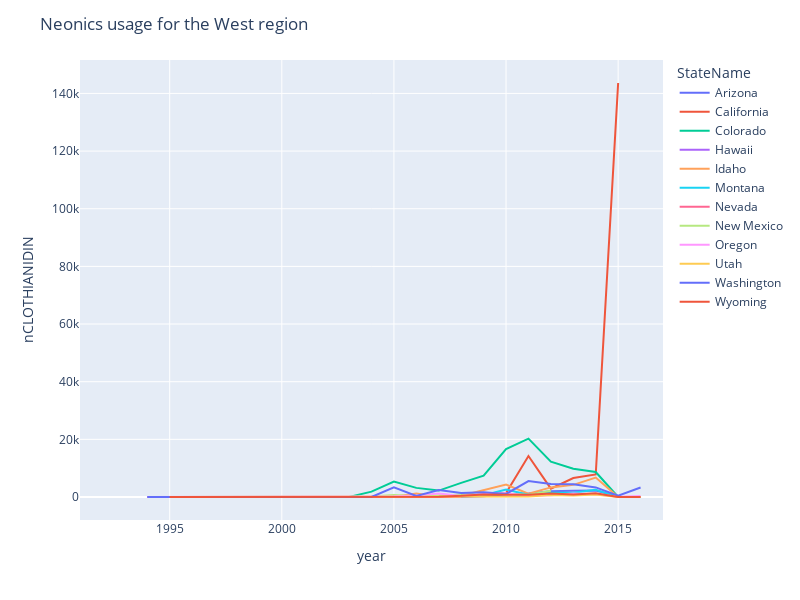

Here is the notebook cell this chart was saved with:
### Code cell
region = 'West' # 'South', 'West', 'Midwest', 'Northeast'
neo = 'nCLOTHIANIDIN' # nCLOTHIANIDIN	nIMIDACLOPRID	nTHIAMETHOXAM	nACETAMIPRID	nTHIACLOPRID	nAllNeonic

df_rg = df.query(f"Region == '{region}'")
fig = px.line(df_rg, x='year', y=f'{neo}', color='StateName')
fig.update_layout(
    showlegend=True, 
    title_text=f"Neonics usage for the {region} region",     
    autosize=False,
    width=800,
    height=600,)
fig.show()

### Figure 1 — Plotly figure (JSON) as saved in the notebook; plotly's stock layout.template omitted (floating-point values rounded to 4 significant figures)
{"data": [{"hovertemplate": "StateName=Arizona<br>year=%{x}<br>nCLOTHIANIDIN=%{y}<extra></extra>", "legendgroup": "Arizona", "line": {"color": "#636efa", "dash": "solid"}, "marker": {"symbol": "circle"}, "mode": "lines", "name": "Arizona", "orientation": "v", "showlegend": true, "type": "scatter", "x": [1991, 1992, 1993, 1994, 1995, 1996, 1997, 1998, 1999, 2000, 2001, 2002, 2003, 2004, 2005, 2006, 2007, 2008, 2009, 2010, 2011, 2012, 2013, 2014, 2015, 2016, 2017], "xaxis": "x", "y": [null, null, null, 0, 0, 0, 0, 0, 0, 0, 0, 0, 0, 96.7, 0, 48.7, 48.7, 0, 266, 921.7, 1188.0, 2036.0, 2140.0, 2262.0, 223.1, null, null], "yaxis": "y"}, {"hovertemplate": "StateName=California<br>year=%{x}<br>nCLOTHIANIDIN=%{y}<extra></extra>", "legendgroup": "California", "line": {"color": "#EF553B", "dash": "solid"}, "marker": {"symbol": "circle"}, "mode": "lines", "name": "California", "orientation": "v", "showlegend": true, "type": "scatter", "x": [1991, 1992, 1993, 1994, 1995, 1996, 1997, 1998, 1999, 2000, 2001, 2002, 2003, 2004, 2005, 2006, 2007, 2008, 2009, 2010, 2011, 2012, 2013, 2014, 2015, 2016, 2017], "xaxis": "x", "y": [null, null, null, 0, 0, 0, 0, 0, 0, 0, 0, 0, 0, 0, 0, 0, 1.3, 608, 796.9, 1411.0, 14230.0, 2898.0, 6569.0, 7845.0, 143600.0, null, null], "yaxis": "y"}, {"hovertemplate": "StateName=Colorado<br>year=%{x}<br>nCLOTHIANIDIN=%{y}<extra></extra>", "legendgroup": "Colorado", "line": {"color": "#00cc96", "dash": "solid"}, "marker": {"symbol": "circle"}, "mode": "lines", "name": "Colorado", "orientation": "v", "showlegend": true, "type": "scatter", "x": [1991, 1992, 1993, 1994, 1995, 1996, 1997, 1998, 1999, 2000, 2001, 2002, 2003, 2004, 2005, 2006, 2007, 2008, 2009, 2010, 2011, 2012, 2013, 2014, 2015, 2016, 2017], "xaxis": "x", "y": [null, null, null, null, 0, 0, 0, 0, 0, 0, 0, 0, 0, 1862.0, 5370.0, 3166.0, 2223.0, 4894.0, 7375.0, 16620.0, 20230.0, 12280.0, 9792.0, 8658.0, 0, null, null], "yaxis": "y"}, {"hovertemplate": "StateName=Hawaii<br>year=%{x}<br>nCLOTHIANIDIN=%{y}<extra></extra>", "legendgroup": "Hawaii", "line": {"color": "#ab63fa", "dash": "solid"}, "marker": {"symbol": "circle"}, "mode": "lines", "name": "Hawaii", "orientation": "v", "showlegend": true, "type": "scatter", "x": [1991, 1992, 1993, 1994, 1995, 1996, 1997, 1998, 1999, 2000, 2001, 2002, 2003, 2004, 2005, 2006, 2007, 2008, 2009, 2010, 2011, 2012, 2013, 2014, 2015, 2016, 2017], "xaxis": "x", "y": [null, null, null, null, null, null, null, null, null, null, null, null, null, null, null, null, null, null, null, null, null, null, null, null, null, null, null], "yaxis": "y"}, {"hovertemplate": "StateName=Idaho<br>year=%{x}<br>nCLOTHIANIDIN=%{y}<extra></extra>", "legendgroup": "Idaho", "line": {"color": "#FFA15A", "dash": "solid"}, "marker": {"symbol": "circle"}, "mode": "lines", "name": "Idaho", "orientation": "v", "showlegend": true, "type": "scatter", "x": [1991, 1992, 1993, 1994, 1995, 1996, 1997, 1998, 1999, 2000, 2001, 2002, 2003, 2004, 2005, 2006, 2007, 2008, 2009, 2010, 2011, 2012, 2013, 2014, 2015, 2016, 2017], "xaxis": "x", "y": [null, null, null, 0, 0, 0, 0, 0, 0, 0, 0, 0, 0, 0.3, 99.1, 1187.0, 60.6, 470.2, 2353.0, 4288.0, 1158.0, 3326.0, 4217.0, 6741.0, 0.3, 1.1, null], "yaxis": "y"}, {"hovertemplate": "StateName=Montana<br>year=%{x}<br>nCLOTHIANIDIN=%{y}<extra></extra>", "legendgroup": "Montana", "line": {"color": "#19d3f3", "dash": "solid"}, "marker": {"symbol": "circle"}, "mode": "lines", "name": "Montana", "orientation": "v", "showlegend": true, "type": "scatter", "x": [1991, 1992, 1993, 1994, 1995, 1996, 1997, 1998, 1999, 2000, 2001, 2002, 2003, 2004, 2005, 2006, 2007, 2008, 2009, 2010, 2011, 2012, 2013, 2014, 2015, 2016, 2017], "xaxis": "x", "y": [null, null, null, null, 0, 0, 0, 0, 0, 0, 0, 0, 0, 110, 87.4, 17.5, 96.1, 443.8, 621.9, 2596.0, 801.9, 1461.0, 1439.0, 2530.0, 0, 0, null], "yaxis": "y"}, {"hovertemplate": "StateName=Nevada<br>year=%{x}<br>nCLOTHIANIDIN=%{y}<extra></extra>", "legendgroup": "Nevada", "line": {"color": "#FF6692", "dash": "solid"}, "marker": {"symbol": "circle"}, "mode": "lines", "name": "Nevada", "orientation": "v", "showlegend": true, "type": "scatter", "x": [1991, 1992, 1993, 1994, 1995, 1996, 1997, 1998, 1999, 2000, 2001, 2002, 2003, 2004, 2005, 2006, 2007, 2008], "xaxis": "x", "y": [null, null, null, 0, 0, 0, 0, 0, 0, 0, 0, 0, 0, 7.4, 1.1, 20.5, 1.1, 5.3], "yaxis": "y"}, {"hovertemplate": "StateName=New Mexico<br>year=%{x}<br>nCLOTHIANIDIN=%{y}<extra></extra>", "legendgroup": "New Mexico", "line": {"color": "#B6E880", "dash": "solid"}, "marker": {"symbol": "circle"}, "mode": "lines", "name": "New Mexico", "orientation": "v", "showlegend": true, "type": "scatter", "x": [1991, 1992, 1993, 1994, 1995, 1996, 1997, 1998, 1999, 2000, 2001, 2002, 2003, 2004, 2005, 2006, 2007, 2008, 2009, 2010, 2011, 2012], "xaxis": "x", "y": [null, null, null, null, 0, 0, 0, 0, 0, 0, 0, 0, 0, 157.9, 682.3, 222.6, 478.1, 876.2, 661.2, 1111.0, 779.5, 2161.0], "yaxis": "y"}, {"hovertemplate": "StateName=Oregon<br>year=%{x}<br>nCLOTHIANIDIN=%{y}<extra></extra>", "legendgroup": "Oregon", "line": {"color": "#FF97FF", "dash": "solid"}, "marker": {"symbol": "circle"}, "mode": "lines", "name": "Oregon", "orientation": "v", "showlegend": true, "type": "scatter", "x": [1991, 1992, 1993, 1994, 1995, 1996, 1997, 1998, 1999, 2000, 2001, 2002, 2003, 2004, 2005, 2006, 2007, 2008, 2009, 2010, 2011, 2012, 2013, 2014, 2015, 2016, 2017], "xaxis": "x", "y": [null, null, null, 0, 0, 0, 0, 0, 0, 0, 0, 0, 0, 59.2, 244.9, 543.4, 1174.0, 336.7, 1027.0, 1289.0, 451.8, 571.2, 1189.0, 993.3, 65.3, 327.6, null], "yaxis": "y"}, {"hovertemplate": "StateName=Utah<br>year=%{x}<br>nCLOTHIANIDIN=%{y}<extra></extra>", "legendgroup": "Utah", "line": {"color": "#FECB52", "dash": "solid"}, "marker": {"symbol": "circle"}, "mode": "lines", "name": "Utah", "orientation": "v", "showlegend": true, "type": "scatter", "x": [1991, 1992, 1993, 1994, 1995, 1996, 1997, 1998, 1999, 2000, 2001, 2002, 2003, 2004, 2005, 2006, 2007, 2008, 2009, 2010, 2011, 2012, 2013, 2014, 2015, 2016, 2017], "xaxis": "x", "y": [null, null, null, null, 0, 0, 0, 0, 0, 0, 0, 0, 0, 100.3, 76.6, 48.3, 11.9, 150.2, 80.9, 155.4, 141.7, 700.6, 536.7, 892.3, 0, 0, null], "yaxis": "y"}, {"hovertemplate": "StateName=Washington<br>year=%{x}<br>nCLOTHIANIDIN=%{y}<extra></extra>", "legendgroup": "Washington", "line": {"color": "#636efa", "dash": "solid"}, "marker": {"symbol": "circle"}, "mode": "lines", "name": "Washington", "orientation": "v", "showlegend": true, "type": "scatter", "x": [1991, 1992, 1993, 1994, 1995, 1996, 1997, 1998, 1999, 2000, 2001, 2002, 2003, 2004, 2005, 2006, 2007, 2008, 2009, 2010, 2011, 2012, 2013, 2014, 2015, 2016, 2017], "xaxis": "x", "y": [null, null, null, 0, 0, 0, 0, 0, 0, 0, 0, 0, 0, 23.6, 3394.0, 387.7, 2433.0, 1425.0, 1633.0, 1047.0, 5530.0, 4485, 4413.0, 3319.0, 419.9, 3280.0, null], "yaxis": "y"}, {"hovertemplate": "StateName=Wyoming<br>year=%{x}<br>nCLOTHIANIDIN=%{y}<extra></extra>", "legendgroup": "Wyoming", "line": {"color": "#EF553B", "dash": "solid"}, "marker": {"symbol": "circle"}, "mode": "lines", "name": "Wyoming", "orientation": "v", "showlegend": true, "type": "scatter", "x": [1991, 1992, 1993, 1994, 1995, 1996, 1997, 1998, 1999, 2000, 2001, 2002, 2003, 2004, 2005, 2006, 2007, 2008, 2009, 2010, 2011, 2012, 2013, 2014, 2015, 2016, 2017], "xaxis": "x", "y": [null, null, null, null, 0, 0, 0, 0, 0, 0, 0, 0, 0, 217.8, 182.7, 218.1, 122.2, 391.7, 901.3, 756.3, 802.7, 1175.0, 840.9, 1262, 0, 0, null], "yaxis": "y"}], "layout": {"autosize": false, "height": 600, "legend": {"title": {"text": "StateName"}, "tracegroupgap": 0}, "margin": {"t": 60}, "showlegend": true, "title": {"text": "Neonics usage for the West region"}, "width": 800, "xaxis": {"anchor": "y", "domain": [0, 1], "title": {"text": "year"}}, "yaxis": {"anchor": "x", "domain": [0, 1], "title": {"text": "nCLOTHIANIDIN"}}}}
